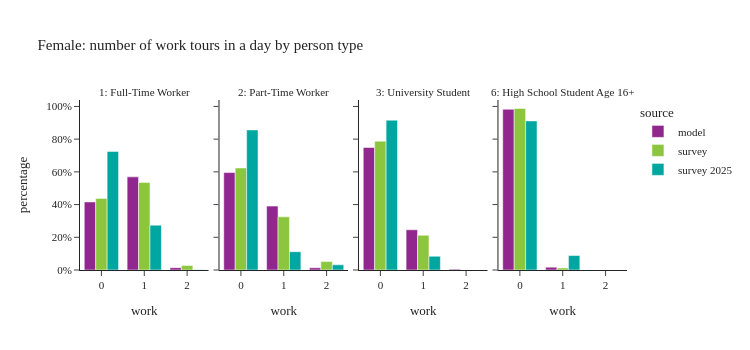

The notebook cell this image was saved under:
### Code cell
plot_work_tour_ptype(per_data[(per_data['ptype'].isin(worker_ptype)) & (per_data['sex']==2)],"Female: number of work tours in a day by person type")

### Figure 1 — Plotly figure (JSON) as saved in the notebook; plotly's stock layout.template omitted (floating-point values rounded to 4 significant figures)
{"data": [{"alignmentgroup": "True", "customdata": [[311588], [426225], [10811]], "hovertemplate": "source=model<br>ptype_label=1: Full-Time Worker<br>work=%{x}<br>percentage=%{y}<br>sample_size=%{customdata[0]}<extra></extra>", "legendgroup": "model", "marker": {"color": "#91268F", "pattern": {"shape": ""}}, "name": "model", "offsetgroup": "model", "orientation": "v", "showlegend": true, "textposition": "auto", "type": "bar", "x": [0.0, 1.0, 2.0], "xaxis": "x", "y": [0.4162, 0.5693, 0.01444], "yaxis": "y"}, {"alignmentgroup": "True", "customdata": [[133096], [87265], [3049]], "hovertemplate": "source=model<br>ptype_label=2: Part-Time Worker<br>work=%{x}<br>percentage=%{y}<br>sample_size=%{customdata[0]}<extra></extra>", "legendgroup": "model", "marker": {"color": "#91268F", "pattern": {"shape": ""}}, "name": "model", "offsetgroup": "model", "orientation": "v", "showlegend": false, "textposition": "auto", "type": "bar", "x": [0.0, 1.0, 2.0], "xaxis": "x2", "y": [0.5957, 0.3906, 0.01365], "yaxis": "y2"}, {"alignmentgroup": "True", "customdata": [[68169], [22368], [481]], "hovertemplate": "source=model<br>ptype_label=3: University Student<br>work=%{x}<br>percentage=%{y}<br>sample_size=%{customdata[0]}<extra></extra>", "legendgroup": "model", "marker": {"color": "#91268F", "pattern": {"shape": ""}}, "name": "model", "offsetgroup": "model", "orientation": "v", "showlegend": false, "textposition": "auto", "type": "bar", "x": [0.0, 1.0, 2.0], "xaxis": "x3", "y": [0.749, 0.2458, 0.005285], "yaxis": "y3"}, {"alignmentgroup": "True", "customdata": [[58305], [1040]], "hovertemplate": "source=model<br>ptype_label=6: High School Student Age 16+<br>work=%{x}<br>percentage=%{y}<br>sample_size=%{customdata[0]}<extra></extra>", "legendgroup": "model", "marker": {"color": "#91268F", "pattern": {"shape": ""}}, "name": "model", "offsetgroup": "model", "orientation": "v", "showlegend": false, "textposition": "auto", "type": "bar", "x": [0.0, 1.0], "xaxis": "x4", "y": [0.9825, 0.01752], "yaxis": "y4"}, {"alignmentgroup": "True", "customdata": [[684], [606], [16]], "hovertemplate": "source=survey<br>ptype_label=1: Full-Time Worker<br>work=%{x}<br>percentage=%{y}<br>sample_size=%{customdata[0]}<extra></extra>", "legendgroup": "survey", "marker": {"color": "#8CC63E", "pattern": {"shape": ""}}, "name": "survey", "offsetgroup": "survey", "orientation": "v", "showlegend": true, "textposition": "auto", "type": "bar", "x": [0.0, 1.0, 2.0], "xaxis": "x", "y": [0.4378, 0.5352, 0.02699], "yaxis": "y"}, {"alignmentgroup": "True", "customdata": [[325], [143], [10]], "hovertemplate": "source=survey<br>ptype_label=2: Part-Time Worker<br>work=%{x}<br>percentage=%{y}<br>sample_size=%{customdata[0]}<extra></extra>", "legendgroup": "survey", "marker": {"color": "#8CC63E", "pattern": {"shape": ""}}, "name": "survey", "offsetgroup": "survey", "orientation": "v", "showlegend": false, "textposition": "auto", "type": "bar", "x": [0.0, 1.0, 2.0], "xaxis": "x2", "y": [0.6237, 0.325, 0.05132], "yaxis": "y2"}, {"alignmentgroup": "True", "customdata": [[100], [32]], "hovertemplate": "source=survey<br>ptype_label=3: University Student<br>work=%{x}<br>percentage=%{y}<br>sample_size=%{customdata[0]}<extra></extra>", "legendgroup": "survey", "marker": {"color": "#8CC63E", "pattern": {"shape": ""}}, "name": "survey", "offsetgroup": "survey", "orientation": "v", "showlegend": false, "textposition": "auto", "type": "bar", "x": [0.0, 1.0], "xaxis": "x3", "y": [0.7877, 0.2123], "yaxis": "y3"}, {"alignmentgroup": "True", "customdata": [[39], [2]], "hovertemplate": "source=survey<br>ptype_label=6: High School Student Age 16+<br>work=%{x}<br>percentage=%{y}<br>sample_size=%{customdata[0]}<extra></extra>", "legendgroup": "survey", "marker": {"color": "#8CC63E", "pattern": {"shape": ""}}, "name": "survey", "offsetgroup": "survey", "orientation": "v", "showlegend": false, "textposition": "auto", "type": "bar", "x": [0.0, 1.0], "xaxis": "x4", "y": [0.9873, 0.01267], "yaxis": "y4"}, {"alignmentgroup": "True", "customdata": [[502], [166], [2]], "hovertemplate": "source=survey 2025<br>ptype_label=1: Full-Time Worker<br>work=%{x}<br>percentage=%{y}<br>sample_size=%{customdata[0]}<extra></extra>", "legendgroup": "survey 2025", "marker": {"color": "#00A7A0", "pattern": {"shape": ""}}, "name": "survey 2025", "offsetgroup": "survey 2025", "orientation": "v", "showlegend": true, "textposition": "auto", "type": "bar", "x": [0.0, 1.0, 2.0], "xaxis": "x", "y": [0.7248, 0.274, 0.001243], "yaxis": "y"}, {"alignmentgroup": "True", "customdata": [[171], [33], [1]], "hovertemplate": "source=survey 2025<br>ptype_label=2: Part-Time Worker<br>work=%{x}<br>percentage=%{y}<br>sample_size=%{customdata[0]}<extra></extra>", "legendgroup": "survey 2025", "marker": {"color": "#00A7A0", "pattern": {"shape": ""}}, "name": "survey 2025", "offsetgroup": "survey 2025", "orientation": "v", "showlegend": false, "textposition": "auto", "type": "bar", "x": [0.0, 1.0, 2.0], "xaxis": "x2", "y": [0.8564, 0.112, 0.03164], "yaxis": "y2"}, {"alignmentgroup": "True", "customdata": [[41], [7]], "hovertemplate": "source=survey 2025<br>ptype_label=3: University Student<br>work=%{x}<br>percentage=%{y}<br>sample_size=%{customdata[0]}<extra></extra>", "legendgroup": "survey 2025", "marker": {"color": "#00A7A0", "pattern": {"shape": ""}}, "name": "survey 2025", "offsetgroup": "survey 2025", "orientation": "v", "showlegend": false, "textposition": "auto", "type": "bar", "x": [0.0, 1.0], "xaxis": "x3", "y": [0.9161, 0.08394], "yaxis": "y3"}, {"alignmentgroup": "True", "customdata": [[30], [1]], "hovertemplate": "source=survey 2025<br>ptype_label=6: High School Student Age 16+<br>work=%{x}<br>percentage=%{y}<br>sample_size=%{customdata[0]}<extra></extra>", "legendgroup": "survey 2025", "marker": {"color": "#00A7A0", "pattern": {"shape": ""}}, "name": "survey 2025", "offsetgroup": "survey 2025", "orientation": "v", "showlegend": false, "textposition": "auto", "type": "bar", "x": [0.0, 1.0], "xaxis": "x4", "y": [0.9115, 0.08848], "yaxis": "y4"}], "layout": {"annotations": [{"font": {}, "showarrow": false, "text": "1: Full-Time Worker", "x": 0.1175, "xanchor": "center", "xref": "paper", "y": 1.0, "yanchor": "bottom", "yref": "paper"}, {"font": {}, "showarrow": false, "text": "2: Part-Time Worker", "x": 0.3725, "xanchor": "center", "xref": "paper", "y": 1.0, "yanchor": "bottom", "yref": "paper"}, {"font": {}, "showarrow": false, "text": "3: University Student", "x": 0.6275, "xanchor": "center", "xref": "paper", "y": 1.0, "yanchor": "bottom", "yref": "paper"}, {"font": {}, "showarrow": false, "text": "6: High School Student Age 16+", "x": 0.8825, "xanchor": "center", "xref": "paper", "y": 1.0, "yanchor": "bottom", "yref": "paper"}], "barmode": "group", "height": 350, "legend": {"title": {"text": "source"}, "tracegroupgap": 0}, "title": {"text": "Female: number of work tours in a day by person type"}, "width": 750, "xaxis": {"anchor": "y", "domain": [0.0, 0.235], "title": {"text": "work"}}, "xaxis2": {"anchor": "y2", "domain": [0.255, 0.49], "matches": "x", "title": {"text": "work"}}, "xaxis3": {"anchor": "y3", "domain": [0.51, 0.745], "matches": "x", "title": {"text": "work"}}, "xaxis4": {"anchor": "y4", "domain": [0.765, 1.0], "matches": "x", "title": {"text": "work"}}, "yaxis": {"anchor": "x", "domain": [0.0, 1.0], "tickformat": ".0%", "title": {"text": "percentage"}}, "yaxis2": {"anchor": "x2", "domain": [0.0, 1.0], "matches": "y", "showticklabels": false, "tickformat": ".0%"}, "yaxis3": {"anchor": "x3", "domain": [0.0, 1.0], "matches": "y", "showticklabels": false}, "yaxis4": {"anchor": "x4", "domain": [0.0, 1.0], "matches": "y", "showticklabels": false}}}
